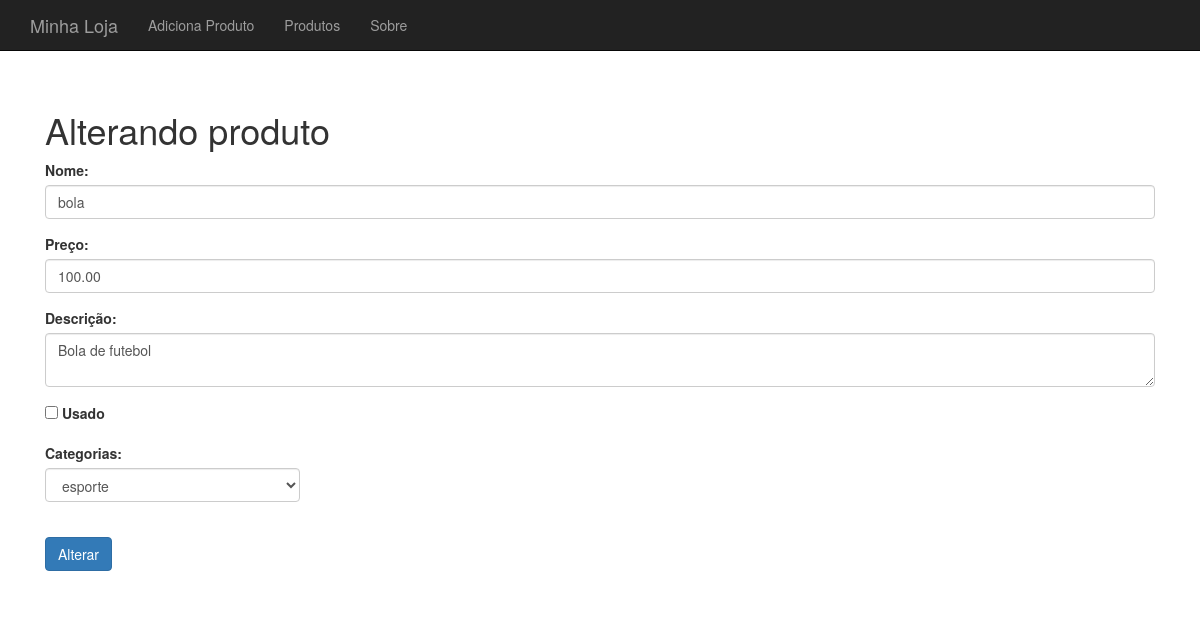
The page /produto-altera-formulario.php?id=26 on the database its author committed.
### tables this page shows
CREATE TABLE `produtos` (
  `id` int(11) NOT NULL AUTO_INCREMENT,
  `nome` varchar(255) DEFAULT NULL,
  `preco` decimal(10,2) DEFAULT NULL,
  `descricao` text,
  `categoria_id` int(11) DEFAULT NULL,
  `usado` tinyint(1) DEFAULT '0',
  PRIMARY KEY (`id`)
);

### banco-produto.php (called while the page is built, shortened)
<?php
function buscaProduto($conexao, $id) {
	$query = "SELECT * FROM produtos WHERE id={$id}";
	$resultado = mysqli_query($conexao, $query);
	return mysqli_fetch_assoc($resultado);
}

### banco-categoria.php (called while the page is built)
<?php
function listaCategorias($conexao){
	$categorias = array();
	$query = "SELECT * FROM categorias";
	$resultado = mysqli_query($conexao, $query);
	while ($categoria = mysqli_fetch_assoc($resultado)) {
		array_push($categorias, $categoria);
	}
	return $categorias;
}

### produto-altera-formulario.php (the view, shortened to what this page needs)
<?php
require "header.php";
require "conecta.php";
require "banco-categoria.php";
require "banco-produto.php";
$id = $_GET['id'];
$produto = buscaProduto($conexao, $id);
$categorias = listaCategorias($conexao);
$usado = $produto['usado'] ? "checked='checked'" : "";
?>
<h1>Alterando produto</h1>
<form action="altera-produto.php" method="post">
	<div class="form-group">
		<label for="nome">Nome:</label>
		<input class="form-control" type="text" name="nome" id="nome" value="<?php echo $produto['nome'];?>">
	</div>
	<div class="form-group">
		<label for="preco">Preço:</label>
		<input class="form-control" type="number" name="preco" id="preco" value="<?php echo $produto['preco'];?>">
	</div>
	<div class="form-group">
		<label for="descricao">Descrição:</label>
		<textarea class="form-control" name="descricao" id="descricao"><?php echo $produto['descricao'];?></textarea>
	</div>
	<div class="row">
		<div class="col-md-3 form-group">
			<input type="checkbox" name="usado" id="usado" value="true" <?php echo $usado ?>>
			<label for="usado">Usado</label>
		</div>
	</div>
	<div class="row">
		<div class="col-md-3 form-group">
			<label for="categorias">Categorias:</label>
			<select class="form-control" name="categoria_id" id="categorias">
			<?php
			foreach($categorias as $categoria):
				$selected = $produto['categoria_id'] == $categoria['id'] ? "selected" : "";
			?>
				<option value="<?php echo $categoria['id'];?>" <?php echo $selected?> >
					<?php echo $categoria['nome'];?>
				</option>
			<?php
			endforeach;
			?>
			</select>
		</div>
	</div>
	<br/>
	<input class="btn btn-primary" type="submit" value="Alterar">
</form>
<?php require "footer.php" ?>

### css/loja.css (style rules this page uses)
body { padding-top: 50px; }

### rows shown on the page
produtos: nome "bola", preco "100.00", descricao "Bola de futebol"

### other values the page prints
form field categoria_id "esporte"
